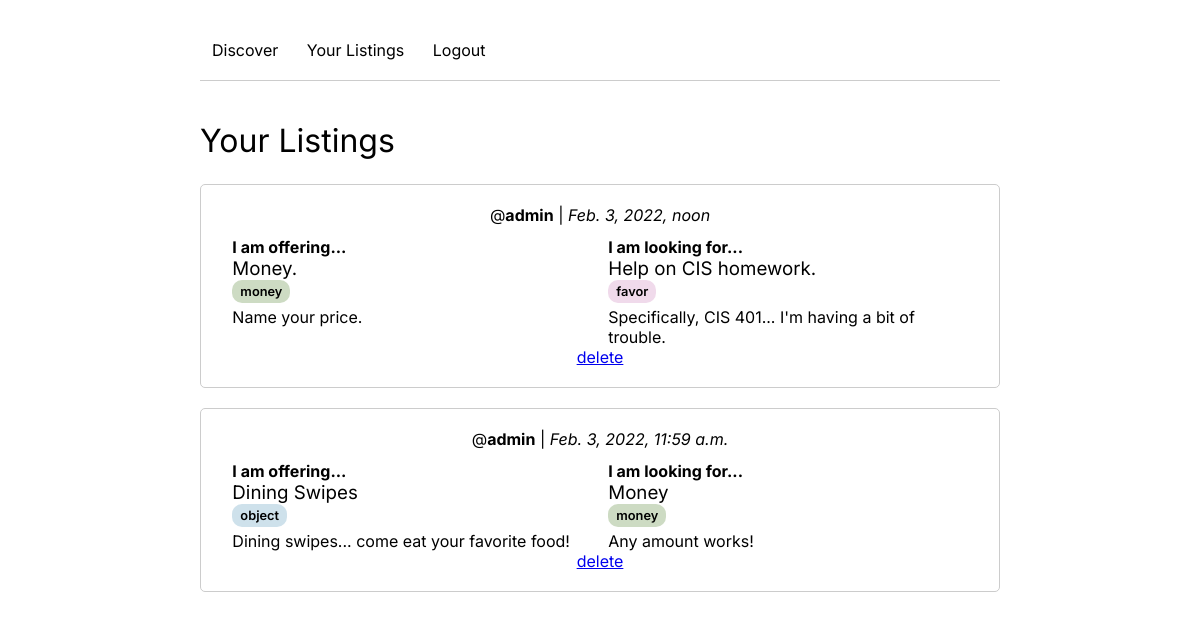
The page /your_listings/ (signed in) on the database its author committed.
### main/models.py (models this page shows, shortened)
class Exchange(models.Model):
    seller = models.ForeignKey(User, on_delete=models.CASCADE, null=True)
    buyer = models.ForeignKey(User, on_delete=models.CASCADE, related_name="buyer", null=True)
    created_at = models.DateTimeField()
    offer_title = models.TextField(max_length=100, default="")
    offer_description = models.TextField(max_length=1000, default="")
    offer_type = models.TextField(default="")
    lf_title = models.TextField(max_length=100, default="")
    lf_description = models.TextField(max_length=1000, default="")
    lf_type = models.TextField(default="")

### main/views.py (the view)
def your_listings_view(request):
    if not request.user.is_authenticated:
        return redirect('/splash/')
    exchanges = Exchange.objects.all().order_by('-created_at').filter(seller=request.user)
    return render(request, 'your_listings.html', {'exchanges': exchanges})

### main/templates/your_listings.html (shortened to what this page needs)
{% extends 'base.html' %} {% load static %}
{% block styles %}{% load static %}
<link rel="stylesheet" type="text/css" href="{% static 'css/listings.css' %}" />
<link rel="stylesheet" type="text/css" href="{% static 'css/your_listings.css' %}" />
{% endblock %}
{% block body %}
<div id="your-listings-page">
  <h1>Your Listings</h1>
  <div>
    {% for exchange in exchanges %}
    <div class="exchange-card">
      <p class="exchange-meta-data">
        @<strong>{{ exchange.seller.username }}</strong> |
        <em>{{ exchange.created_at }}</em>
      </p>
      <div class="exchange-offer-container">
        <p><strong>I am offering...</strong></p>
        <h3>{{ exchange.offer_title }}</h3>
        {% if exchange.offer_type == "object" %}
          <p class="exchange-type" style="background-color: #cee1eb;">{{ exchange.offer_type }}</p>
        {% elif exchange.offer_type == "money" %}
          <p class="exchange-type" style="background-color: #cddbc3;">{{ exchange.offer_type }}</p>
        {% elif exchange.offer_type == "favor" %}
          <p class="exchange-type" style="background-color: #f0daeb;">{{ exchange.offer_type }}</p>
        {% endif %}
        <p>{{ exchange.offer_description }}</p>
      </div>
      <div class="exchange-lf-container">
        <p><strong>I am looking for...</strong></p>
        <h3>{{ exchange.lf_title }}</h3>
        {% if exchange.lf_type == "object" %}
          <p class="exchange-type" style="background-color: #cee1eb;">{{ exchange.lf_type }}</p>
        {% elif exchange.lf_type == "money" %}
          <p class="exchange-type" style="background-color: #cddbc3;">{{ exchange.lf_type }}</p>
        {% elif exchange.lf_type == "favor" %}
          <p class="exchange-type" style="background-color: #f0daeb;">{{ exchange.lf_type }}</p>
        {% endif %}
        <p>{{ exchange.lf_description }}</p>
      </div>
      <div class="exchange-delete-btn">
        <a href="/delete?id={{exchange.id}}">delete</a>
      </div>
    </div>
    {% endfor %}
  </div>
</div>
{% endblock %}

### main/templates/base.html (shortened to what this page needs)
{% load static %}
<!DOCTYPE html>
<html lang="en">
  <head>
    <link rel="stylesheet" href="{% static 'css/base.css' %}" />
    {% block styles %}{% endblock %}
  </head>
  <body>
    <div class="center-container">
      <div id="navbar">
        <div class="navbar-item"><a href="/">Discover</a></div>
        <div class="navbar-item"><a href="/your_listings">Your Listings</a></div>
        <div class="navbar-item"><a href="/logout">Logout</a></div>
      </div>
      {% block body %}{% endblock %}
    </div>
  </body>
</html>

### main/static/css/base.css (style rules this page uses)
* { font-family: 'Inter', 'IBM Plex Sans', 'Avenir', 'Roboto', sans-serif; margin: 0; padding: 0; }
h1, h2, h3, h4 { font-weight: 400; }
.center-container { margin: auto; max-width: 800px; padding: 20px; }
#navbar { border-bottom: 1px solid #ccc; padding: 20px 0px 20px 0px; margin-bottom: 40px; }
.navbar-item { display: inline-block; }
.navbar-item a { text-decoration: none; color: inherit; padding: 8px 12px 8px 12px; border-radius: 5px; }

### main/static/css/listings.css (style rules this page uses)
.exchange-card { vertical-align: top; padding: 20px 20px 20px 20px; border-radius: 5px; margin-bottom: 20px; border: 1px solid #ccc; }
.exchange-meta-data { text-align: center; margin-bottom: 12px; }
.exchange-type { font-size: 0.8rem; font-weight: 600; padding: 4px 8px 4px 8px; border-radius: 10px; color: black; width: fit-content; margin-bottom: 4px; }
.exchange-delete-btn { text-align: center; color: inherit; }
.exchange-offer-container, .exchange-lf-container { vertical-align: top; display: inline-block; width: 46%; padding: 0px 1.5% 0px 1.5%; }

### main/static/css/your_listings.css (style rules this page uses)
#your-listings-page h1 { margin-bottom: 24px; }

### rows shown on the page
Exchange: seller.username "admin", created_at "Feb. 3, 2022, noon", offer_title "Money.", offer_type "money", offer_description "Name your price.", lf_title "Help on CIS homework.", lf_type "favor", lf_description "Specifically, CIS 401... I'm having a bit of trouble."
Exchange: seller.username "admin", created_at "Feb. 3, 2022, 11:59 a.m.", offer_title "Dining Swipes", offer_type "object", offer_description "Dining swipes... come eat your favorite food!", lf_title "Money", lf_type "money", lf_description "Any amount works!"
